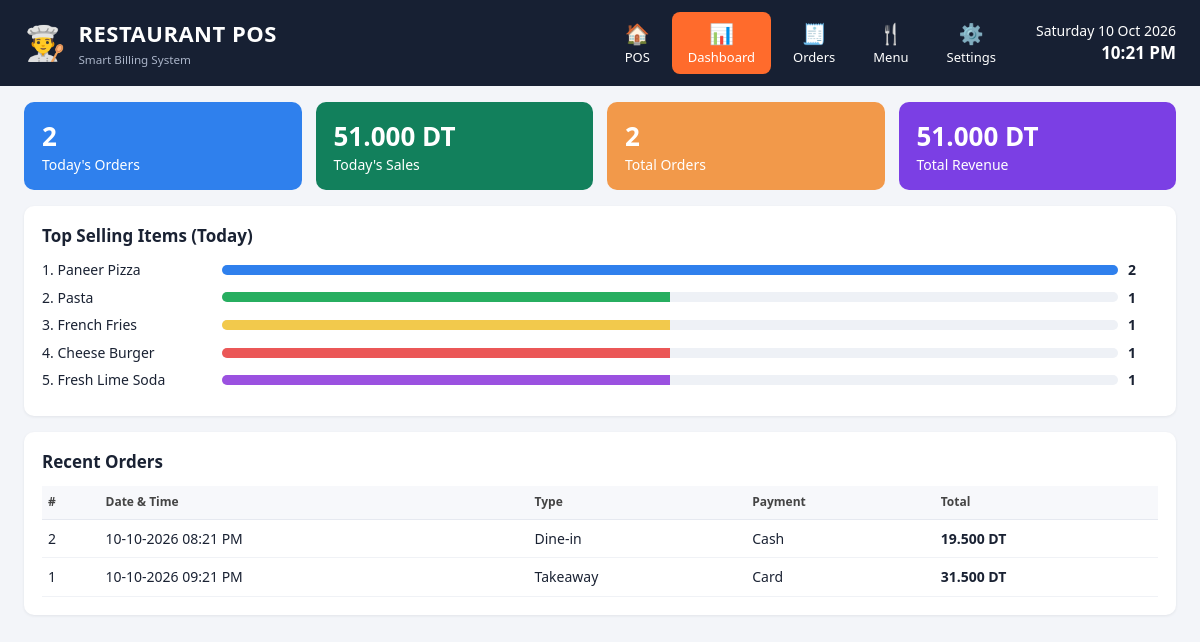
Page /dashboard.php on the committed database.
### tables this page shows
CREATE TABLE orders (
  id INT AUTO_INCREMENT PRIMARY KEY,
  created_at DATETIME NOT NULL DEFAULT CURRENT_TIMESTAMP,
  order_type VARCHAR(20) NOT NULL,
  payment VARCHAR(20) NOT NULL,
  subtotal DECIMAL(10,3) NOT NULL,
  discount_pct DECIMAL(5,2) NOT NULL DEFAULT 0,
  tax_pct DECIMAL(5,2) NOT NULL DEFAULT 0,
  total DECIMAL(10,3) NOT NULL
);

### config.php (called while the page is built, shortened)
<?php
function h($s) { return htmlspecialchars((string)$s, ENT_QUOTES, 'UTF-8'); }
function money($n) { return number_format((float)$n, 3, '.', ' ') . ' ' . CUR; }

### dashboard.php (the view)
<?php $page='dash'; include 'inc/header.php';
$one=fn($sql)=>$pdo->query($sql)->fetch(PDO::FETCH_NUM);
[$tc,$ts]=$one("SELECT COUNT(*),COALESCE(SUM(total),0) FROM orders WHERE DATE(created_at)=CURDATE()");
[$ac,$as]=$one("SELECT COUNT(*),COALESCE(SUM(total),0) FROM orders");
$top=$pdo->query("SELECT oi.name,SUM(oi.qty) q FROM order_items oi JOIN orders o ON o.id=oi.order_id WHERE DATE(o.created_at)=CURDATE() GROUP BY oi.name ORDER BY q DESC LIMIT 5")->fetchAll();
$rec=$pdo->query("SELECT * FROM orders ORDER BY id DESC LIMIT 8")->fetchAll();
$max=max(array_column($top,'q')?:[1]); $cols=['#2f80ed','#27ae60','#f2c94c','#eb5757','#9b51e0']; ?>
<div class="stats">
  <div class="stat" style="background:#2f80ed"><b><?=$tc?></b>Today's Orders</div>
  <div class="stat" style="background:#12805C"><b><?=money($ts)?></b>Today's Sales</div>
  <div class="stat" style="background:#f2994a"><b><?=$ac?></b>Total Orders</div>
  <div class="stat" style="background:#7B3FE4"><b><?=money($as)?></b>Total Revenue</div>
</div>
<div class="card pad"><h2>Top Selling Items (Today)</h2>
<?php if(!$top) echo '<p class="muted">No sales yet today.</p>'; foreach($top as $i=>$t): ?>
<div class="bar"><span><?=$i+1?>. <?=h($t['name'])?></span><i><u style="width:<?=$t['q']/$max*100?>%;background:<?=$cols[$i]?>"></u></i><b><?=$t['q']?></b></div><?php endforeach; ?></div>
<div class="card pad"><h2>Recent Orders</h2><div class="scroll"><table class="tbl"><tr><th>#</th><th>Date &amp; Time</th><th>Type</th><th>Payment</th><th>Total</th></tr>
<?php foreach($rec as $o): ?><tr><td><?=$o['id']?></td><td><?=date('d-m-Y h:i A',strtotime($o['created_at']))?></td><td><?=h($o['order_type'])?></td><td><?=h($o['payment'])?></td><td><b><?=money($o['total'])?></b></td></tr><?php endforeach; ?></table></div></div>
<?php include 'inc/footer.php'; ?>

### assets/style.css (style rules this page uses)
:root { --bg:#F3F5F9;--dark:#172033;--acc:#635BFF;--green:#12805C;--red:#e5484d;--mut:#718096;--line:#e6e9f0 }
* { box-sizing:border-box }
body { margin:0;background:var(--bg);font:14px/1.4 "Segoe UI",system-ui,sans-serif;color:#1a2233 }
.card { background:#fff;border-radius:10px;box-shadow:0 1px 3px #1a223314 }
.pad { padding:18px;margin-bottom:16px }
.pad h2 { margin:0 0 12px;font-size:17px }
.otbl,.tbl { width:100%;border-collapse:collapse }
th { text-align:left;color:#444;font-size:12px;padding:8px 6px;border-bottom:1px solid var(--line) }
td { padding:9px 6px;border-bottom:1px solid #f0f2f6 }
.stats { display:grid;grid-template-columns:repeat(auto-fit,minmax(200px,1fr));gap:14px;margin-bottom:16px }
.stat { color:#fff;border-radius:10px;padding:16px 18px }
.stat b { display:block;font-size:26px }
.bar { display:grid;grid-template-columns:170px 1fr 30px;align-items:center;gap:10px;margin:8px 0 }
.bar i { background:#eef1f6;height:10px;border-radius:5px;overflow:hidden }
.bar u { display:block;height:100% }
.scroll { overflow-x:auto }
.tbl th { background:#f7f8fb }

### rows in the picture
orders: id "2", created_at "10-10-2026 08:21 PM", order_type "Dine-in", payment "Cash", total "19.500 DT"
orders: id "1", created_at "10-10-2026 09:21 PM", order_type "Takeaway", payment "Card", total "31.500 DT"

### other values in the picture
$S['name'] "RESTAURANT POS"
$i "🏠"
$t "POS"
$i "📊"
$t "Dashboard"
$i "🧾"
$t "Orders"
$i "🍴"
$t "Menu"
$i "⚙️"
$t "Settings"
$tc "2"
money($ts) "51.000 DT"
$ac "2"
money($as) "51.000 DT"
